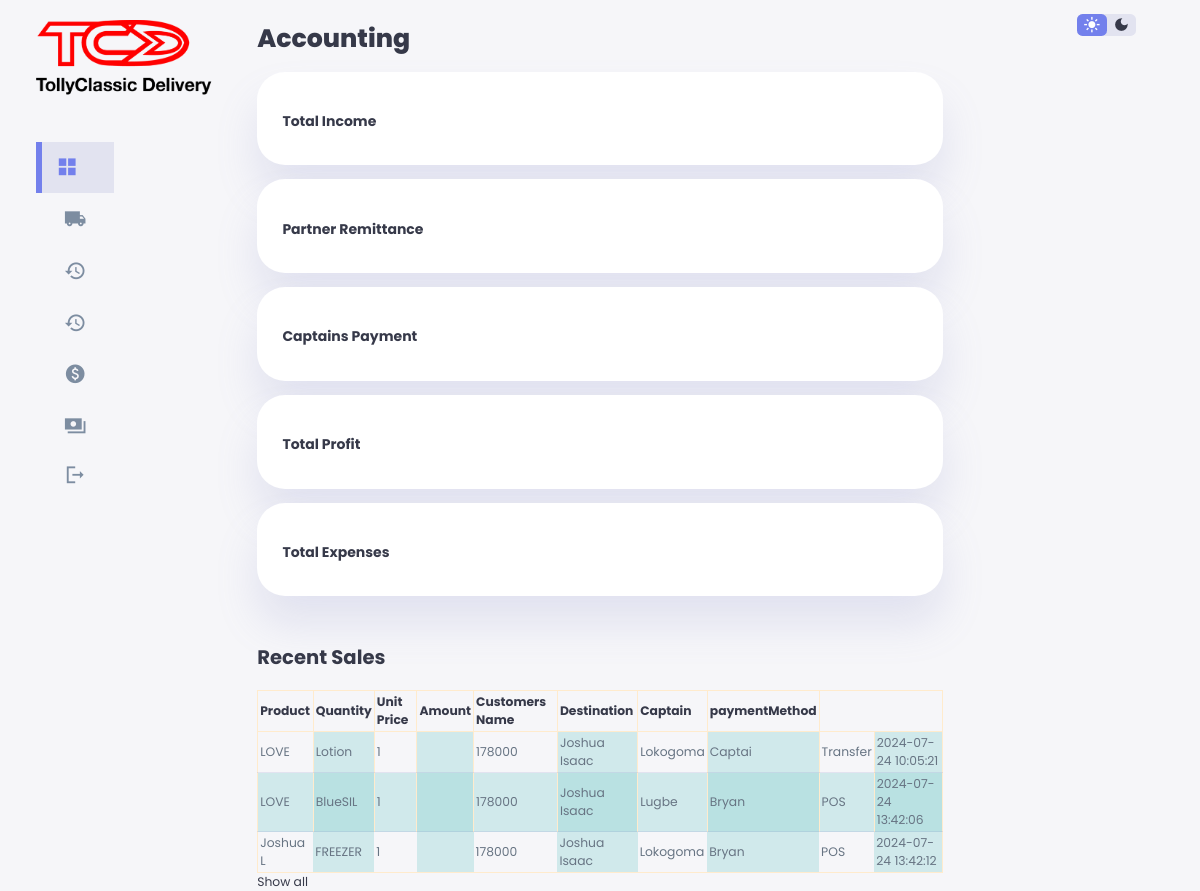
The page /onisiro/index.php on the database as committed earlier.
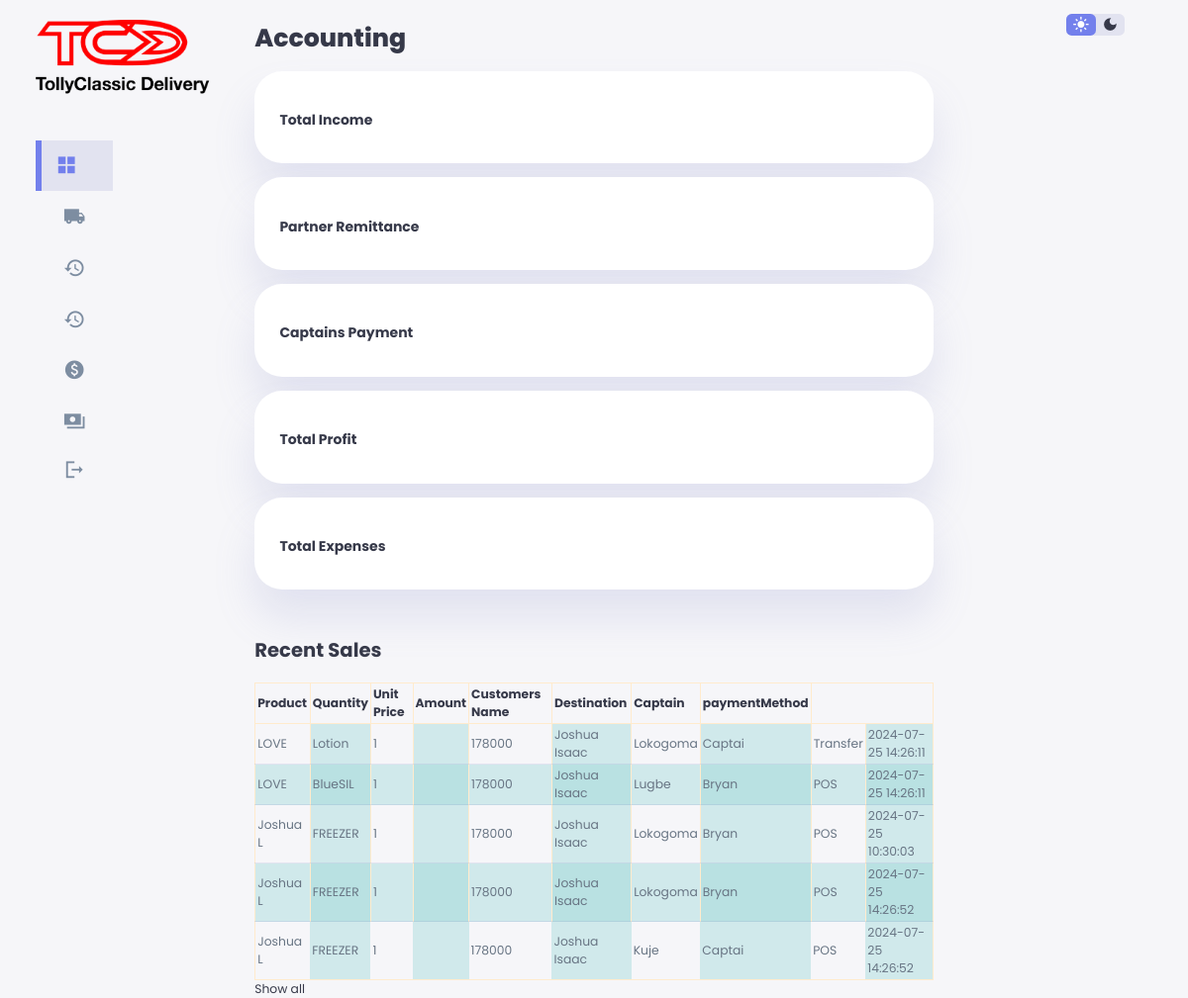
The same page on the database as committed later.
### tables this page shows
CREATE TABLE `gbigbe` (
  `id` int(11) NOT NULL,
  `partner` varchar(100) NOT NULL,
  `shipmentType` varchar(100) NOT NULL,
  `product` varchar(255) NOT NULL,
  `availableUnit` varchar(100) NOT NULL,
  `quantity` varchar(100) NOT NULL,
  `unitPrice` varchar(100) NOT NULL,
  `amount` int(100) NOT NULL,
  `customersName` varchar(100) NOT NULL,
  `SOD` varchar(100) NOT NULL,
  `destination` varchar(100) NOT NULL,
  `customerContact` varchar(100) NOT NULL,
  `captain` varchar(100) NOT NULL,
  `status` varchar(100) NOT NULL,
  `paymentMethod` varchar(100) NOT NULL,
  `date` timestamp NOT NULL DEFAULT current_timestamp() ON UPDATE current_timestamp(),
  `accCaptain` varchar(100) NOT NULL,
  `accPartner` varchar(100) NOT NULL,
  `partnerReward` varchar(100) NOT NULL,
  `deliveryFee` varchar(100) NOT NULL,
  `riderReward` varchar(100) NOT NULL,
  `profitReward` varchar(100) NOT NULL,
  `partnerPayStatus` varchar(100) NOT NULL,
  `captainPayStatus` varchar(100) NOT NULL,
  `returnReason` varchar(255) NOT NULL,
  `payID` varchar(100) NOT NULL
);

### onisiro/index.php (the view, shortened to what the changed rows need)
<!DOCTYPE html>
<html lang="en">
<head>
    <link rel="stylesheet" href="css/style.css">
</head>
<body>
    <div class="container">
        <main>
            <h1>Accounting</h1>
            <div class="recent-sales">
                <div class="spacer"></div><br>
                <h2>Recent Sales</h2><br>
                <table style="width: 100%;">
                    <thead>
                        <tr>
                            <th>Product</th>
                            <th>Quantity</th>
                            <th>Unit Price</th>
                            <th>Amount</th>
                            <th>Customers Name</th>
                            <th>Destination</th>
                            <th>Captain</th>
                            <th>paymentMethod</th>
                        </tr>
                    </thead>
                    <tbody id="table-body">
                        <?php
                        require '../config.php';
                        $query = mysqli_query($conn, "SELECT partner, shipmentType, product, quantity, unitPrice, amount, customersName, destination, customerContact, captain, status, paymentMethod, date  FROM gbigbe WHERE status = 'Completed' ORDER BY partner DESC LIMIT 10");
                        while ($row = mysqli_fetch_array($query)) {
                            $partner = $row['partner'];
                            $product = $row['product'];
                            $quantity = $row['quantity'];
                            $unitPrice = $row['unitPrice'];
                            $amount = $row['amount'];
                            $customersName = $row['customersName'];
                            $destination = $row['destination'];
                            $captain = $row['captain'];
                            $paymentMethod = $row['paymentMethod'];
                            $date = $row['date'];
                            ?>
                            <tr>
                                <td><?php echo $partner; ?></td>
                                <td><?php echo $product; ?></td>
                                <td><?php echo $quantity; ?></td>
                                <td><?php echo $unitPrice; ?></td>
                                <td><?php echo $amount; ?></td>
                                <td><?php echo $customersName; ?></td>
                                <td><?php echo $destination; ?></td>
                                <td><?php echo $captain; ?></td>
                                <td><?php echo $paymentMethod; ?></td>
                                <td><?php echo $date; ?></td>
                            </tr>
                        <?php } ?>
                    </tbody>
                </table>
        </main>
    </div>
</body>
</html>

Rows that differ between the two databases and show on the page:
changed gbigbe "Lotion": date "2024-07-24 10:05:21" → "2024-07-25 14:26:11"
changed gbigbe "BlueSIL": date "2024-07-24 13:42:06" → "2024-07-25 14:26:11"
changed gbigbe (number 3 of 5 on the later page): date "2024-07-24 13:42:12" → "2024-07-25 10:30:03"
now on this page (row edited): gbigbe: partner "Joshua L", product "FREEZER", quantity "1", amount "178000", customersName "Joshua Isaac", destination "Lokogoma", captain "Bryan", paymentMethod "POS", date "2024-07-25 14:26:52"
added gbigbe: partner "Joshua L", product "FREEZER", quantity "1", amount "178000", customersName "Joshua Isaac", destination "Kuje", captain "Captai", paymentMethod "POS", date "2024-07-25 14:26:52"
